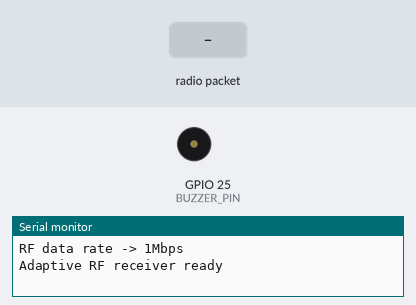
Simulated run of this sketch. Board: ESP32. Shown: buzzer (waves = sounding), the last lines printed to the serial monitor. Inputs (shaded band) come from the test bench. No radio packets arrive unless stated.

Above: at 1.7 s.
1.8 s: radio packet "1" arrives
At 2.37 s:
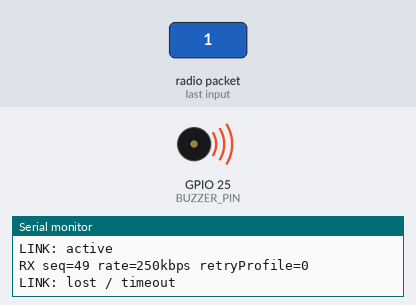
3.9 s: radio packet "0" arrives
At 5.3 s:
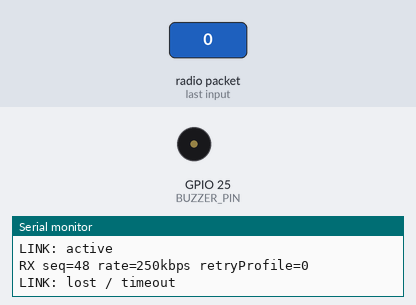
6.0 s: radio packet "2" arrives
At 6.9 s:
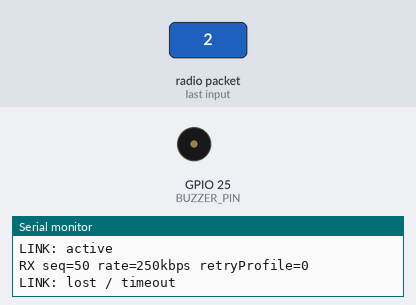
Timing chart, 0 to 9.0 s (numbered marks = the images above; inputs shaded):
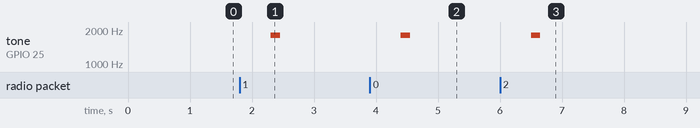

Measured:
- after the input at 1.8 s, tone on GPIO 25 (BUZZER_PIN): silent → 1800 Hz after 0.50 s, → silent 0.15 s later
- after the input at 3.9 s, tone on GPIO 25 (BUZZER_PIN): silent → 1800 Hz after 0.50 s, → silent 0.15 s later
- after the input at 6.0 s, tone on GPIO 25 (BUZZER_PIN): silent → 1800 Hz after 0.50 s, → silent 0.15 s later

The sketch:

receiver.ino
```cpp
#include <Arduino.h>
#include <SPI.h>
#include <RF24.h>

// ESP32 + nRF24L01 default wiring used by this reference firmware.
// Verify these pins against the physical prototype before uploading.
static constexpr uint8_t NRF_CE = 4;
static constexpr uint8_t NRF_CSN = 5;
static constexpr uint8_t NRF_SCK = 18;
static constexpr uint8_t NRF_MISO = 19;
static constexpr uint8_t NRF_MOSI = 23;
static constexpr uint8_t BUZZER_PIN = 25;

RF24 radio(NRF_CE, NRF_CSN);
const byte ADDRESS[6] = "ARF01";

static constexpr uint8_t RF_CHANNEL = 76;
static constexpr uint16_t LINK_TIMEOUT_MS = 500;

struct Packet {
  uint32_t sequence;
  uint8_t type;             // 0=data, 1=rate proposal
  uint8_t requestedRate;    // 0=250 kbps, 1=1 Mbps, 2=2 Mbps
  uint8_t retryProfile;
  uint32_t uptimeMs;
};

const rf24_datarate_e DATA_RATES[] = {
  RF24_250KBPS, RF24_1MBPS, RF24_2MBPS
};

uint8_t currentRateIndex = 1;
uint32_t lastPacketMs = 0;
uint32_t receivedPackets = 0;
uint32_t lastSequence = 0;
bool linkAlive = false;

const char *rateName(uint8_t index) {
  switch (index) {
    case 0: return "250kbps";
    case 1: return "1Mbps";
    case 2: return "2Mbps";
    default: return "unknown";
  }
}

void applyRadioRate(uint8_t index) {
  if (index > 2) return;
  if (!radio.setDataRate(DATA_RATES[index])) {
    Serial.println("WARN: requested data rate was not accepted");
    return;
  }
  currentRateIndex = index;
  Serial.print("RF data rate -> ");
  Serial.println(rateName(index));
}

void indicateLink(bool active) {
  if (active == linkAlive) return;
  linkAlive = active;
  if (active) {
    noTone(BUZZER_PIN);
    Serial.println("LINK: active");
  } else {
    tone(BUZZER_PIN, 1800, 150);
    Serial.println("LINK: lost / timeout");
  }
}

void setup() {
  Serial.begin(115200);
  pinMode(BUZZER_PIN, OUTPUT);
  noTone(BUZZER_PIN);
  delay(500);

  SPI.begin(NRF_SCK, NRF_MISO, NRF_MOSI, NRF_CSN);

  if (!radio.begin()) {
    Serial.println("ERROR: nRF24L01 not detected. Check power, SPI and CE/CSN wiring.");
    while (true) {
      tone(BUZZER_PIN, 1200, 100);
      delay(1000);
    }
  }

  radio.setChannel(RF_CHANNEL);
  radio.setPALevel(RF24_PA_LOW);
  radio.setCRCLength(RF24_CRC_16);
  radio.setAutoAck(true);
  radio.enableDynamicPayloads();
  radio.openWritingPipe(ADDRESS);
  radio.openReadingPipe(1, ADDRESS);
  applyRadioRate(currentRateIndex);
  radio.startListening();

  lastPacketMs = millis();
  Serial.println("Adaptive RF receiver ready");
}

void loop() {
  if (radio.available()) {
    Packet packet{};
    radio.read(&packet, sizeof(packet));
    lastPacketMs = millis();
    receivedPackets++;
    indicateLink(true);

    Serial.print("RX seq=");
    Serial.print(packet.sequence);
    Serial.print(" rate=");
    Serial.print(rateName(packet.requestedRate));
    Serial.print(" retryProfile=");
    Serial.println(packet.retryProfile);

    if (packet.type == 1 && packet.requestedRate <= 2) {
      // The proposal was received over the currently valid link. Consume the
      // packet first, then switch so the transmitter can follow shortly after.
      delay(15);
      applyRadioRate(packet.requestedRate);
    }

    lastSequence = packet.sequence;
  }

  if (millis() - lastPacketMs > LINK_TIMEOUT_MS) {
    indicateLink(false);
  }

  delay(2);
}
```
